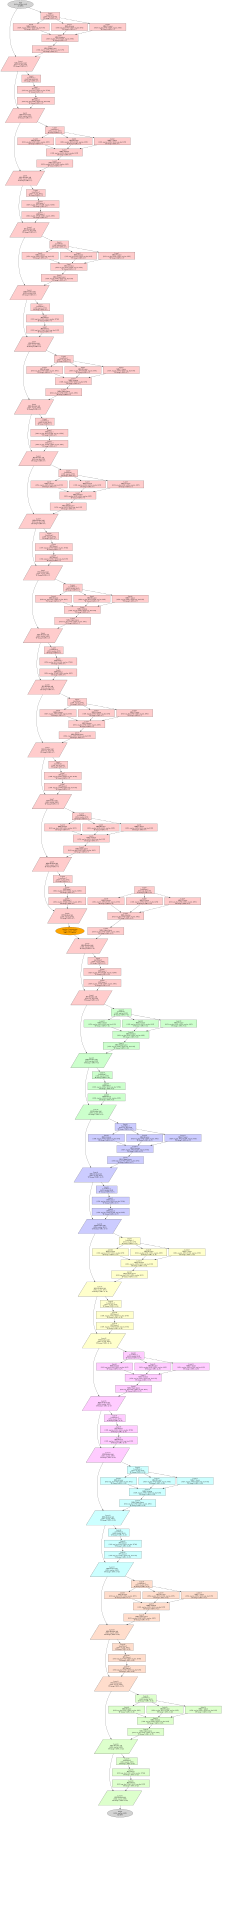

Recreate this plot in Python.
import graphviz

# Create baseline DAG for Dense model with TP=8, PP=2
dot = graphviz.Digraph('baseline_dense', comment='Dense Model - Baseline TP=8, PP=2')
dot.attr(rankdir='TB', size='20,20')

# Define colors for different GPU groups
colors = {
    'tp_group_0': '#ffcccc',   # Light red
    'tp_group_1': '#ccffcc',   # Light green
    'tp_group_2': '#ccccff',   # Light blue
    'tp_group_3': '#ffffcc',   # Light yellow
    'tp_group_4': '#ffccff',   # Light magenta
    'tp_group_5': '#ccffff',   # Light cyan
    'tp_group_6': '#ffddcc',   # Light orange
    'tp_group_7': '#ddffcc',   # Light lime
}

# Input node
dot.node('input', 'Input\n[1024, seq_len, 8192]\nAll GPUs', shape='ellipse', style='filled', fillcolor='lightgray')

# Pipeline Stage 0 (Layers 1-8) on GPUs 0-7
dot.attr('node', shape='rectangle', style='filled')
for layer in range(1, 9):
    # Multi-Head Attention
    dot.node(f'layer{layer}_mha_q', f'Layer{layer}\nMHA Q Linear\n[1024, seq_len, 8192]->[1024, seq_len, 8192]\nTP Group 0 (GPUs 0-7)', fillcolor=colors['tp_group_0'])
    dot.node(f'layer{layer}_mha_k', f'Layer{layer}\nMHA K Linear\n[1024, seq_len, 8192]->[1024, seq_len, 8192]\nTP Group 0 (GPUs 0-7)', fillcolor=colors['tp_group_0'])
    dot.node(f'layer{layer}_mha_v', f'Layer{layer}\nMHA V Linear\n[1024, seq_len, 8192]->[1024, seq_len, 8192]\nTP Group 0 (GPUs 0-7)', fillcolor=colors['tp_group_0'])
    dot.node(f'layer{layer}_mha_attn', f'Layer{layer}\nMHA Attention\n[1024, seq_len, 8192]->[1024, seq_len, 8192]\nTP Group 0 (GPUs 0-7)', fillcolor=colors['tp_group_0'])
    dot.node(f'layer{layer}_mha_out', f'Layer{layer}\nMHA Output Linear\n[1024, seq_len, 8192]->[1024, seq_len, 8192]\nTP Group 0 (GPUs 0-7)', fillcolor=colors['tp_group_0'])
    dot.node(f'layer{layer}_mha_add', f'Layer{layer}\nMHA Residual Add\n[1024, seq_len, 8192]\nTP Group 0 (GPUs 0-7)', shape='parallelogram', fillcolor=colors['tp_group_0'])
    
    # FFN
    dot.node(f'layer{layer}_ffn1', f'Layer{layer}\nFFN Linear 1\n[1024, seq_len, 8192]->[1024, seq_len, 32768]\nTP Group 0 (GPUs 0-7)', fillcolor=colors['tp_group_0'])
    dot.node(f'layer{layer}_ffn2', f'Layer{layer}\nFFN Linear 2\n[1024, seq_len, 32768]->[1024, seq_len, 8192]\nTP Group 0 (GPUs 0-7)', fillcolor=colors['tp_group_0'])
    dot.node(f'layer{layer}_ffn_add', f'Layer{layer}\nFFN Residual Add\n[1024, seq_len, 8192]\nTP Group 0 (GPUs 0-7)', shape='parallelogram', fillcolor=colors['tp_group_0'])
    
    # LayerNorm nodes
    dot.node(f'layer{layer}_ln1', f'Layer{layer}\nLayerNorm 1\n[1024, seq_len, 8192]\nTP Group 0 (GPUs 0-7)', fillcolor=colors['tp_group_0'])
    dot.node(f'layer{layer}_ln2', f'Layer{layer}\nLayerNorm 2\n[1024, seq_len, 8192]\nTP Group 0 (GPUs 0-7)', fillcolor=colors['tp_group_0'])

# Pipeline Stage 1 (Layers 9-16) on GPUs 8-15
dot.attr('node', shape='rectangle', style='filled')
for layer in range(9, 17):
    tp_group = (layer - 9) % 8
    color_key = f'tp_group_{tp_group}'
    gpu_start = 8
    
    # Multi-Head Attention
    dot.node(f'layer{layer}_mha_q', f'Layer{layer}\nMHA Q Linear\n[1024, seq_len, 8192]->[1024, seq_len, 8192]\nTP Group {tp_group} (GPUs {gpu_start+tp_group}-{gpu_start+tp_group+7})', fillcolor=colors[f'tp_group_{tp_group}'])
    dot.node(f'layer{layer}_mha_k', f'Layer{layer}\nMHA K Linear\n[1024, seq_len, 8192]->[1024, seq_len, 8192]\nTP Group {tp_group} (GPUs {gpu_start+tp_group}-{gpu_start+tp_group+7})', fillcolor=colors[f'tp_group_{tp_group}'])
    dot.node(f'layer{layer}_mha_v', f'Layer{layer}\nMHA V Linear\n[1024, seq_len, 8192]->[1024, seq_len, 8192]\nTP Group {tp_group} (GPUs {gpu_start+tp_group}-{gpu_start+tp_group+7})', fillcolor=colors[f'tp_group_{tp_group}'])
    dot.node(f'layer{layer}_mha_attn', f'Layer{layer}\nMHA Attention\n[1024, seq_len, 8192]->[1024, seq_len, 8192]\nTP Group {tp_group} (GPUs {gpu_start+tp_group}-{gpu_start+tp_group+7})', fillcolor=colors[f'tp_group_{tp_group}'])
    dot.node(f'layer{layer}_mha_out', f'Layer{layer}\nMHA Output Linear\n[1024, seq_len, 8192]->[1024, seq_len, 8192]\nTP Group {tp_group} (GPUs {gpu_start+tp_group}-{gpu_start+tp_group+7})', fillcolor=colors[f'tp_group_{tp_group}'])
    dot.node(f'layer{layer}_mha_add', f'Layer{layer}\nMHA Residual Add\n[1024, seq_len, 8192]\nTP Group {tp_group} (GPUs {gpu_start+tp_group}-{gpu_start+tp_group+7})', shape='parallelogram', fillcolor=colors[f'tp_group_{tp_group}'])
    
    # FFN
    dot.node(f'layer{layer}_ffn1', f'Layer{layer}\nFFN Linear 1\n[1024, seq_len, 8192]->[1024, seq_len, 32768]\nTP Group {tp_group} (GPUs {gpu_start+tp_group}-{gpu_start+tp_group+7})', fillcolor=colors[f'tp_group_{tp_group}'])
    dot.node(f'layer{layer}_ffn2', f'Layer{layer}\nFFN Linear 2\n[1024, seq_len, 32768]->[1024, seq_len, 8192]\nTP Group {tp_group} (GPUs {gpu_start+tp_group}-{gpu_start+tp_group+7})', fillcolor=colors[f'tp_group_{tp_group}'])
    dot.node(f'layer{layer}_ffn_add', f'Layer{layer}\nFFN Residual Add\n[1024, seq_len, 8192]\nTP Group {tp_group} (GPUs {gpu_start+tp_group}-{gpu_start+tp_group+7})', shape='parallelogram', fillcolor=colors[f'tp_group_{tp_group}'])
    
    # LayerNorm nodes
    dot.node(f'layer{layer}_ln1', f'Layer{layer}\nLayerNorm 1\n[1024, seq_len, 8192]\nTP Group {tp_group} (GPUs {gpu_start+tp_group}-{gpu_start+tp_group+7})', fillcolor=colors[f'tp_group_{tp_group}'])
    dot.node(f'layer{layer}_ln2', f'Layer{layer}\nLayerNorm 2\n[1024, seq_len, 8192]\nTP Group {tp_group} (GPUs {gpu_start+tp_group}-{gpu_start+tp_group+7})', fillcolor=colors[f'tp_group_{tp_group}'])

# Communication nodes for pipeline parallelism
dot.node('pipe_comm_1', 'Pipeline Communication\n[1024, seq_len, 8192]\nGPUs 7 <-> GPUs 8', shape='ellipse', style='filled', fillcolor='orange')

# Output node
dot.node('output', 'Output\n[1024, seq_len, 8192]\nAll GPUs', shape='ellipse', style='filled', fillcolor='lightgray')

# Connect the DAG
# Input to first layer
for layer in range(1, 17):
    if layer == 1:
        dot.edge('input', 'layer1_ln1')
    
    # MHA path
    dot.edge(f'layer{layer}_ln1', f'layer{layer}_mha_q')
    dot.edge(f'layer{layer}_ln1', f'layer{layer}_mha_k')
    dot.edge(f'layer{layer}_ln1', f'layer{layer}_mha_v')
    dot.edge(f'layer{layer}_mha_q', f'layer{layer}_mha_attn')
    dot.edge(f'layer{layer}_mha_k', f'layer{layer}_mha_attn')
    dot.edge(f'layer{layer}_mha_v', f'layer{layer}_mha_attn')
    dot.edge(f'layer{layer}_mha_attn', f'layer{layer}_mha_out')
    dot.edge(f'layer{layer}_mha_out', f'layer{layer}_mha_add')
    
    # Add residual connection
    if layer == 1:
        dot.edge('input', f'layer1_mha_add')
    else:
        if layer <= 8:
            dot.edge(f'layer{layer-1}_ffn_add', f'layer{layer}_mha_add')
        else:
            if layer == 9:
                dot.edge('pipe_comm_1', f'layer9_mha_add')
            else:
                dot.edge(f'layer{layer-1}_ffn_add', f'layer{layer}_mha_add')
    
    dot.edge(f'layer{layer}_mha_add', f'layer{layer}_ln2')
    
    # FFN path
    dot.edge(f'layer{layer}_ln2', f'layer{layer}_ffn1')
    dot.edge(f'layer{layer}_ffn1', f'layer{layer}_ffn2')
    dot.edge(f'layer{layer}_ffn2', f'layer{layer}_ffn_add')
    
    # Add residual connection for FFN
    dot.edge(f'layer{layer}_mha_add', f'layer{layer}_ffn_add')
    
    # Connect to next layer or output
    if layer == 8:
        dot.edge(f'layer{layer}_ffn_add', 'pipe_comm_1')
    elif layer == 16:
        dot.edge(f'layer{layer}_ffn_add', 'output')
    else:
        dot.edge(f'layer{layer}_ffn_add', f'layer{layer+1}_ln1')

# Save the DAG
dot.format = 'svg'
dot.render('/home/wzc/data/file-share/submission/baseline_dense_dag', cleanup=True)

print("Baseline Dense DAG generated successfully")
